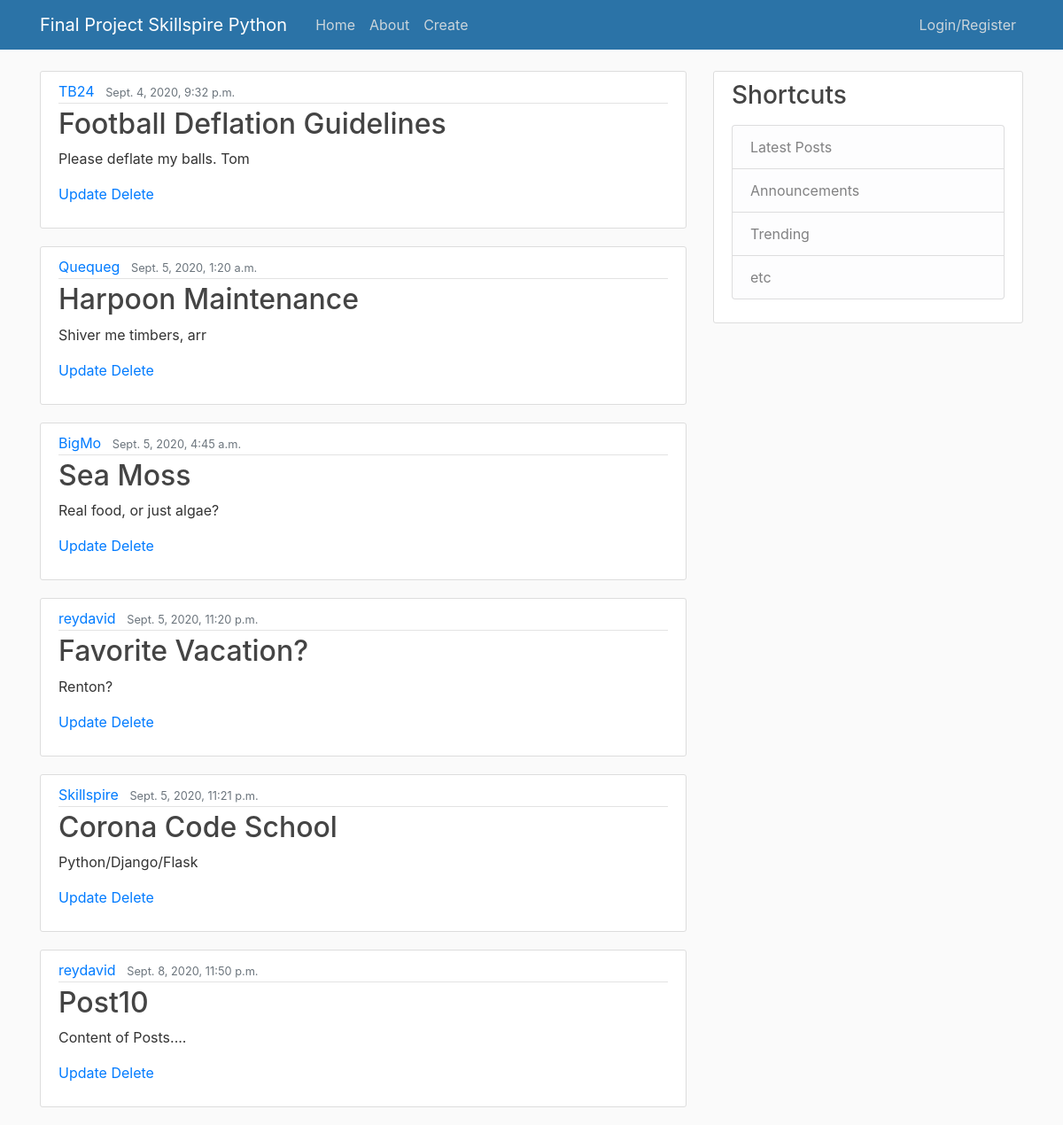
The page / on the database its author committed.
### blog/models.py (models this page shows)
class Post(models.Model):
    title = models.CharField(max_length=120)
    content = models.TextField()
    date_posted = models.DateTimeField(auto_now_add=True)
    author = models.ForeignKey(User, on_delete=models.CASCADE)

### blog/views.py (the view)
# urls.py: path('', views.index),
def index(request):
    context = {
        'posts': Post.objects.all(),
    }
    return render(request, 'blog/index.html', context)

### blog/templates/blog/index.html
{% extends "blog/base.html" %}
{% block content %}
    {% for post in posts %}
        <article class="media content-section">
            <div class="media-body">
            <div class="article-metadata">
                <a class="mr-2" href="#">{{ post.author }}</a>
                <small class="text-muted">{{ post.date_posted }}</small>
            </div>
            <h2><a class="article-title" href="#">{{ post.title }}</a></h2>
            <p class="article-content">{{ post.content }}</p>
            <p><a href="{% url 'editpost' post.id %}">Update</a>
            <a href="{% url 'removepost' post.id %}">Delete</a></p>
            </div>
        </article>
    {% endfor %}
{% endblock content %}

### blog/templates/blog/base.html (shortened to what this page needs)
{% load static %}
<!DOCTYPE html>
<html>
    <head>
        <link rel="stylesheet" href="https://stackpath.bootstrapcdn.com/bootstrap/4.3.1/css/bootstrap.min.css">
        <link rel="stylesheet" type="text/css" href="{% static 'css/main.css'%}">
    </head>
    <body>
        <header class="site-header">
            <nav class="navbar navbar-expand-md navbar-dark bg-steel fixed-top">
              <div class="container">
                <a class="navbar-brand mr-4" href="/">Final Project Skillspire Python</a>
                <div class="collapse navbar-collapse" id="navbarToggle">
                  <div class="navbar-nav mr-auto">
                    <a class="nav-item nav-link" href="/">Home</a>
                    <a class="nav-item nav-link" href="/about">About</a>
                    <a class="nav-item nav-link" href="/addpost">Create</a>
                  </div>
                  <div class="navbar-nav">
                    <a class="nav-item nav-link" href="/login">Login/Register</a>
                  </div>
                </div>
              </div>
            </nav>
        </header>
        <main role="main" class="container">
        <div class="row">
            <div class="col-md-8">
            {% block content %}{% endblock %}
            </div>
            <div class="col-md-4">
              <div class="content-section">
                  <h3>Shortcuts</h3>
                  <p class='text-muted'>
                  <ul class="list-group">
                      <li class="list-group-item list-group-item-light">Latest Posts</li>
                      <li class="list-group-item list-group-item-light">Announcements</li>
                      <li class="list-group-item list-group-item-light">Trending</li>
                      <li class="list-group-item list-group-item-light">etc</li>
                  </ul>
                  </p>
              </div>
          </div>
            </div>
        </main>
    </body>
</html>

### blog/static/css/main.css (style rules this page uses)
body { background: #fafafa; color: #333333; margin-top: 5rem; }
h1, h2, h3, h4, h5, h6 { color: #444444; }
ul { margin: 0; }
.bg-steel { background-color: #2b73a7; }
.site-header .navbar-nav .nav-link { color: #cbd5db; }
.content-section { background: #ffffff; padding: 10px 20px; border: 1px solid #dddddd; border-radius: 3px; margin-bottom: 20px; }
.article-title { color: #444444; }
.article-content { white-space: pre-line; }
.article-metadata { padding-bottom: 1px; margin-bottom: 4px; border-bottom: 1px solid #e3e3e3 }

### rows shown on the page
Post: author "TB24", date_posted "Sept. 4, 2020, 9:32 p.m.", title "Football Deflation Guidelines", content "Please deflate my balls. Tom"
Post: author "Quequeg", date_posted "Sept. 5, 2020, 1:20 a.m.", title "Harpoon Maintenance", content "Shiver me timbers, arr"
Post: author "BigMo", date_posted "Sept. 5, 2020, 4:45 a.m.", title "Sea Moss", content "Real food, or just algae?"
Post: author "reydavid", date_posted "Sept. 5, 2020, 11:20 p.m.", title "Favorite Vacation?", content "Renton?"
Post: author "Skillspire", date_posted "Sept. 5, 2020, 11:21 p.m.", title "Corona Code School", content "Python/Django/Flask"
Post: author "reydavid", date_posted "Sept. 8, 2020, 11:50 p.m.", title "Post10", content "Content of Posts...."
